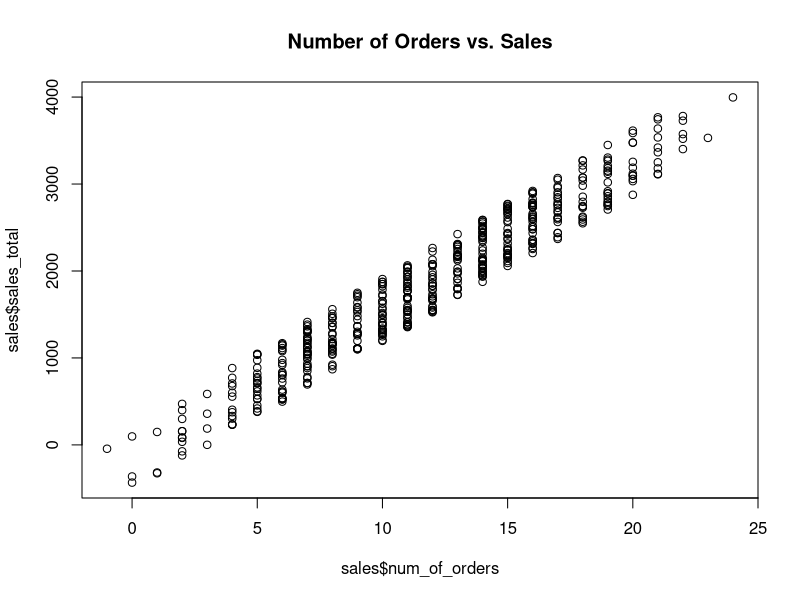

Write the R code that produced this figure.
# show the current working directory
getwd()

# change the following line for your setup
setwd("Identities/takiszourntos/teaching/lambton/2021/winter/cbd2204_3/week_2/workspace/")

# import a CSV file of the total annual sales for each customer
#sales <- read.csv("Identities/takiszourntos/teaching/lambton/2021/winter/cbd2204_3/week_2/workspace/yearly_sales.csv", sep="");
sales <- read.csv("yearly_sales.csv", sep="");


# examine the imported dataset
head(sales)
summary(sales)

# plot num_of_orders vs. sales
plot(sales$num_of_orders, sales$sales_total, main="Number of Orders vs. Sales")

